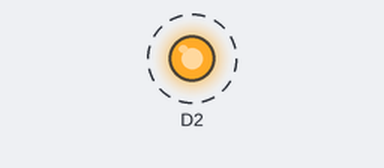
This sketch was run on a simulated ESP8266 (NodeMCU). Parts: output pins drawn as LEDs (lit = HIGH). Dashed ring = blinking.

Above: at 0.2 s.
Timing chart, 0 to 3.0 s (numbered marks = the images above):
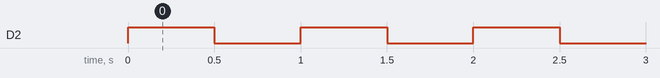

Measured:
- by itself, D2: alternates HIGH for 0.50 s and LOW for 0.50 s

The sketch:

blinknode.ino
```cpp
void setup() {
pinMode(D2,OUTPUT);
digitalWrite(D2,LOW);
}

void loop() {
  digitalWrite(D2,HIGH);
  delay(500);
  digitalWrite(D2,LOW);
  delay(500);

}
```
